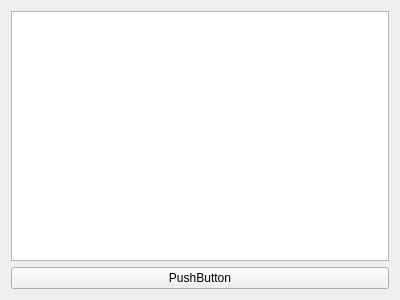
<?xml version="1.0" encoding="UTF-8"?>
<ui version="4.0">
 <class>Form</class>
 <widget class="QWidget" name="Form">
  <property name="geometry">
   <rect>
    <x>0</x>
    <y>0</y>
    <width>400</width>
    <height>300</height>
   </rect>
  </property>
  <property name="windowTitle">
   <string>Form</string>
  </property>
  <layout class="QGridLayout" name="gridLayout">
   <item row="0" column="0">
    <widget class="QGraphicsView" name="map_view"/>
   </item>
   <item row="1" column="0">
    <widget class="QPushButton" name="load_bt">
     <property name="text">
      <string>PushButton</string>
     </property>
    </widget>
   </item>
  </layout>
 </widget>
 <resources/>
 <connections/>
</ui>
